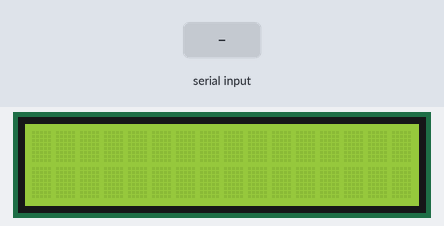
The program below on a simulated Raspberry Pi (BCM pin numbers). Parts: 16×2 character LCD. The test bench sets the inputs (shaded band). Library files of the repository ran but are not shown: LCD_Fun.py; what the program prints to the terminal is not drawn.

Above: at 1.2 s.
1.3 s: "1" typed at the terminal
At 2.5 s:
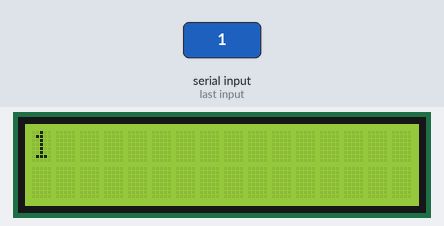
2.8 s: "0" typed at the terminal
At 3.8 s:
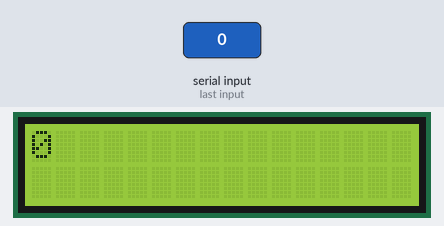
4.3 s: "2" typed at the terminal
At 4.9 s:
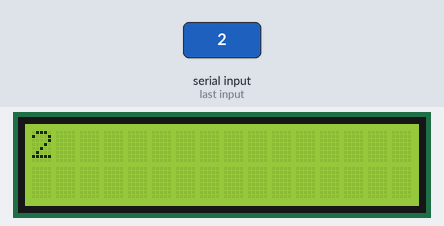
Timing chart, 0 to 7.3 s (numbered marks = the images above; inputs shaded):
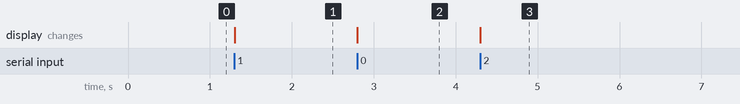

The program:

LCD_call_fun.py
```python
# (licence header left out)
import time
import smbus
import LCD_Fun as LCD

LCD.LCD_init()   # Initialize the LCD
while True:
	instr = raw_input(" Input Text for display >")
	LCD.LCD_clear()
	if len(instr) <= 20:
		LCD.LCD_print(instr)
	else:
		LCD.LCD_print(instr[:20])
```

Measured:
- after the input at 1.3 s, the display: changes at once (image 1)
- after the input at 2.8 s, the display: changes at once (image 2)
- after the input at 4.3 s, the display: changes at once (image 3)
